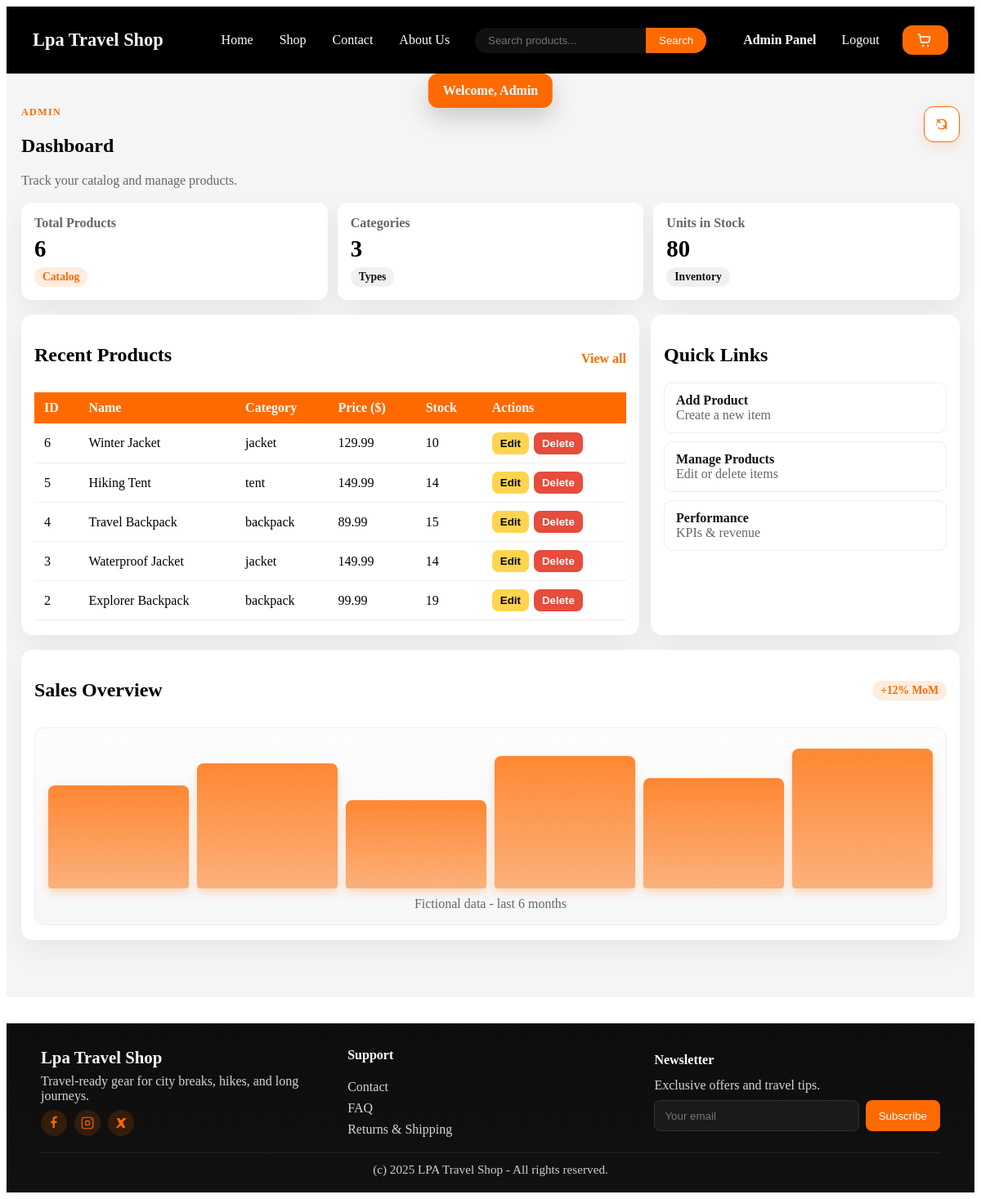
Page /admin/dashboard.php (signed in) on the committed database.
### tables this page shows
CREATE TABLE `products` (
  `id` int(11) NOT NULL,
  `name` varchar(100) NOT NULL,
  `category` varchar(100) DEFAULT NULL,
  `description` text DEFAULT NULL,
  `price` decimal(10,2) NOT NULL,
  `stock` int(11) DEFAULT 0,
  `image` varchar(255) DEFAULT NULL
);

### admin/dashboard.php (the view, shortened to what this page needs)
<?php
require_once '../config.php';
$stats = [
    'products'   => 0,
    'categories' => 0,
    'stock'      => 0
];
$resCount = $conn->query("SELECT COUNT(*) AS c FROM products");
if ($resCount && $row = $resCount->fetch_assoc()) {
    $stats['products'] = (int) $row['c'];
}
$resCat = $conn->query("SELECT COUNT(DISTINCT category) AS c FROM products");
if ($resCat && $row = $resCat->fetch_assoc()) {
    $stats['categories'] = (int) $row['c'];
}
$resStock = $conn->query("SELECT SUM(stock) AS s FROM products");
if ($resStock && $row = $resStock->fetch_assoc()) {
    $stats['stock'] = (int) ($row['s'] ?? 0);
}
$recentProducts = $conn->query("SELECT id, name, category, price, stock FROM products ORDER BY id DESC LIMIT 5");
?>
<!DOCTYPE html>
<html lang="en">
<head>
    <link rel="stylesheet" href="../css/styles.css">
</head>
<body>
    <?php include '../includes/header.php'; ?>
    <main class="admin-dashboard">
      <section class="admin-grid">
        <header class="admin-grid__top">
          <div>
            <p class="eyebrow">Admin</p>
            <h1>Dashboard</h1>
            <p class="muted">Track your catalog and manage products.</p>
          </div>
          <div class="admin-actions">
            <button class="refresh-btn" onclick="window.location.href='dashboard.php'" aria-label="Refresh dashboard">
            </button>
          </div>
        </header>
        <div class="admin-stats">
          <div class="stat-card">
            <p class="label">Total Products</p>
            <h3><?php echo $stats['products']; ?></h3>
            <span class="badge">Catalog</span>
          </div>
          <div class="stat-card">
            <p class="label">Categories</p>
            <h3><?php echo $stats['categories']; ?></h3>
            <span class="badge badge-ghost">Types</span>
          </div>
          <div class="stat-card">
            <p class="label">Units in Stock</p>
            <h3><?php echo $stats['stock']; ?></h3>
            <span class="badge badge-ghost">Inventory</span>
          </div>
        </div>
        <div class="admin-panels">
          <div class="panel-card">
            <div class="panel-card__header">
              <h2>Recent Products</h2>
              <a class="text-link" href="dashboard.php">View all</a>
            </div>
            <div class="table-wrapper">
              <table class="admin-table">
                <thead>
                  <tr>
                    <th>ID</th>
                    <th>Name</th>
                    <th>Category</th>
                    <th>Price ($)</th>
                    <th>Stock</th>
                    <th>Actions</th>
                  </tr>
                </thead>
                <tbody>
                <?php if ($recentProducts && $recentProducts->num_rows > 0): ?>
                  <?php while ($row = $recentProducts->fetch_assoc()): ?>
                    <tr>
                      <td><?php echo (int) $row['id']; ?></td>
                      <td><?php echo htmlspecialchars($row['name']); ?></td>
                      <td><?php echo htmlspecialchars($row['category'] ?? 'N/A'); ?></td>
                      <td><?php echo number_format((float) $row['price'], 2); ?></td>
                      <td><?php echo (int) $row['stock']; ?></td>
                      <td class="actions">
                        <button class="edit-btn" onclick="window.location.href='edit_product.php?id=<?php echo (int) $row['id']; ?>'">Edit</button>
                        <button class="delete-btn" onclick="if(confirm('Delete this product?')) window.location.href='delete_product.php?id=<?php echo (int) $row['id']; ?>'">Delete</button>
                      </td>
                    </tr>
                  <?php endwhile; ?>
                <?php else: ?>
                  <tr><td colspan="6" style="text-align:center;">No products yet.</td></tr>
                <?php endif; ?>
                </tbody>
              </table>
            </div>
          </div>
          <div class="panel-card">
            <h2>Quick Links</h2>
            <div class="quick-links">
              <a href="add_product.php" class="quick-link-card">
                <span class="quick-link-title">Add Product</span>
                <span class="quick-link-sub">Create a new item</span>
              </a>
              <a href="manage.php" class="quick-link-card">
                <span class="quick-link-title">Manage Products</span>
                <span class="quick-link-sub">Edit or delete items</span>
              </a>
              <a href="performance.php" class="quick-link-card">
                <span class="quick-link-title">Performance</span>
                <span class="quick-link-sub">KPIs & revenue</span>
              </a>
            </div>
          </div>
        </div>
        <div class="panel-card">
          <div class="panel-card__header">
            <h2>Sales Overview</h2>
            <span class="badge"><?php echo $stats['products'] > 0 ? '+12% MoM' : 'N/A'; ?></span>
          </div>
          <div class="chart-placeholder">
            <div class="chart-bars">
              <div style="height:70%"></div>
              <div style="height:85%"></div>
              <div style="height:60%"></div>
              <div style="height:90%"></div>
              <div style="height:75%"></div>
              <div style="height:95%"></div>
            </div>
            <p class="muted" style="text-align:center; margin-top:10px;">Fictional data - last 6 months</p>
          </div>
        </div>
      </section>
    </main>
    <?php include '../includes/footer.php'; ?>
</body>
</html>

### css/styles.css (style rules this page uses)
.actions { display: flex; align-items: center; gap: 1rem; }
.admin-dashboard { background: #f5f5f5; min-height: 80vh; padding: 40px 18px 70px; }
.admin-grid { max-width: 1200px; margin: 0 auto; display: flex; flex-direction: column; gap: 18px; }
.admin-grid__top { display: flex; justify-content: space-between; align-items: flex-start; gap: 16px; }
.eyebrow { text-transform: uppercase; letter-spacing: 0.12em; font-size: 0.75rem; color: #ff6a00; margin: 0 0 4px; font-weight: 700; }
.muted { margin: 0; color: #666; }
.admin-actions { display: flex; gap: 12px; align-items: center; justify-content: flex-start; }
.refresh-btn { width: 44px; height: 44px; border-radius: 12px; border: 1px solid #ff6a00; background: #fff; color: #ff6a00; display: inline-flex; align-items: center; justify-content: center; box-shadow: 0 6px 16px rgba(255, 106, 0, 0.14); transition: transform 0.15s ease, box-shadow 0.2s ease, background 0.2s ease, color 0.2s ease; }
.refresh-btn svg { width: 18px; height: 18px; }
.admin-stats { display: grid; grid-template-columns: repeat(auto-fit, minmax(220px, 1fr)); gap: 12px; }
.stat-card { background: #fff; border-radius: 12px; padding: 16px; box-shadow: 0 10px 30px rgba(0,0,0,0.06); }
.stat-card .label { margin: 0 0 6px; color: #666; font-weight: 600; }
.stat-card h3 { margin: 0 0 6px; font-size: 1.8rem; }
.badge { display: inline-block; padding: 4px 10px; background: rgba(255,106,0,0.12); color: #ff6a00; border-radius: 30px; font-size: 0.85rem; font-weight: 700; }
.badge-ghost { background: rgba(0,0,0,0.06); color: #111; }
.admin-panels { display: grid; grid-template-columns: 2fr 1fr; gap: 14px; }
.panel-card { background: #fff; border-radius: 14px; box-shadow: 0 12px 36px rgba(0,0,0,0.06); padding: 16px 16px 18px; }
.panel-card__header { display: flex; align-items: center; justify-content: space-between; gap: 10px; margin-bottom: 12px; }
.table-wrapper { overflow: auto; }
.admin-table { width: 100%; border-collapse: collapse; }
.admin-table th, .admin-table td { padding: 10px 12px; border-bottom: 1px solid #eee; text-align: left; }
.admin-table th { background: #ff6a00; color: #fff; position: sticky; top: 0; }
.actions { display: flex; gap: 6px; }
.edit-btn, .delete-btn { padding: 6px 10px; border: none; border-radius: 8px; cursor: pointer; font-weight: 600; }
.edit-btn { background: #ffd54f; }
.delete-btn { background: #e74c3c; color: #fff; }
.quick-links { display: flex; flex-direction: column; gap: 10px; }
.quick-link-card { display: block; padding: 12px 14px; border: 1px solid #eee; border-radius: 10px; text-decoration: none; color: #111; transition: transform 0.15s ease, box-shadow 0.2s ease; }
.quick-link-title { font-weight: 700; display: block; }
.quick-link-sub { color: #666; }
.chart-placeholder { background: linear-gradient(180deg, #fdfdfd, #f7f7f7); border: 1px solid #eee; border-radius: 12px; padding: 16px; box-shadow: inset 0 1px 0 rgba(255,255,255,0.8); }
.chart-bars { display: grid; grid-template-columns: repeat(6, 1fr); gap: 10px; align-items: end; height: 180px; }
.chart-bars div { background: linear-gradient(180deg, rgba(255,106,0,0.8), rgba(255,106,0,0.5)); border-radius: 8px 8px 4px 4px; box-shadow: 0 6px 12px rgba(255,106,0,0.2); }
.text-link { display: inline-block; margin-top: 10px; color: #ff6a00; text-decoration: none; font-weight: 600; }

### rows in the picture
products: id "6", name "Winter Jacket", category "jacket", price "129.99", stock "10"
products: id "5", name "Hiking Tent", category "tent", price "149.99", stock "14"
products: id "4", name "Travel Backpack", category "backpack", price "89.99", stock "15"
products: id "3", name "Waterproof Jacket", category "jacket", price "149.99", stock "14"
products: id "2", name "Explorer Backpack", category "backpack", price "99.99", stock "19"

### other values in the picture
$stats['products'] "6"
$stats['categories'] "3"
$stats['stock'] "80"
